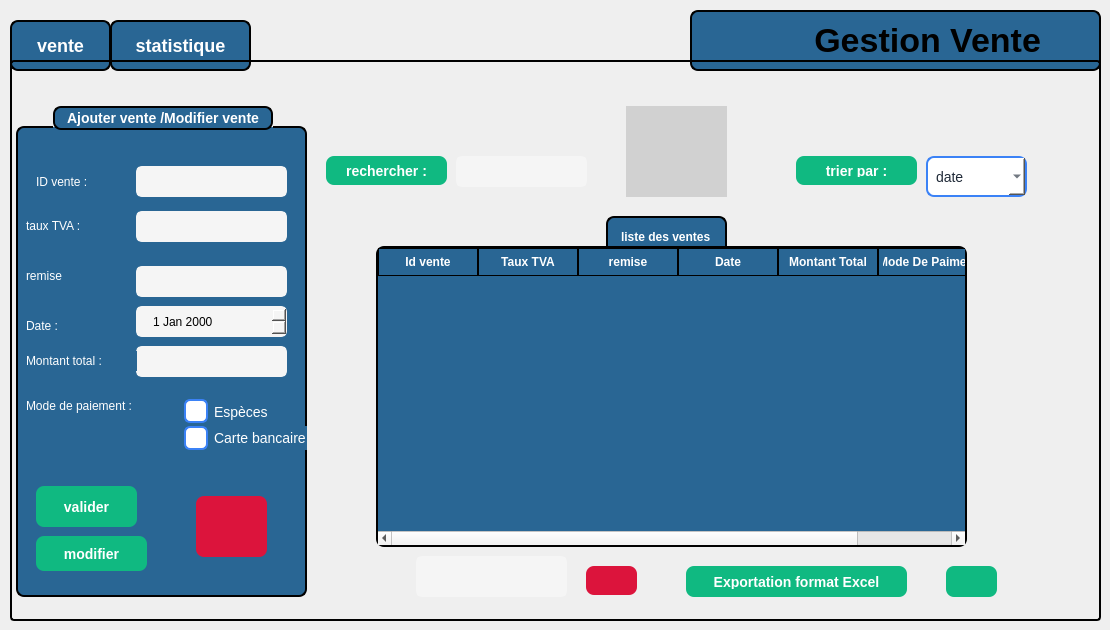
    <widget class="QWidget" name="vente">
     <widget class="QPushButton" name="btnpage2vente">
      <property name="geometry">
       <rect>
        <x>110</x>
        <y>20</y>
        <width>141</width>
        <height>51</height>
       </rect>
      </property>
      <property name="styleSheet">
       <string notr="true">QPushButton {
    border: 2px solid black;
    border-radius: 8px;
    font-weight: bold;
    font-size: 18px;              /* texte plus grand */
    background-color: rgb(41, 102, 148); /* bleu normal */
    color: white;
    padding: 8px 16px;
}

/* Quand la souris passe dessus */
QPushButton:hover {
    background-color: rgb(61, 122, 168); /* bleu plus clair */
}

/* Quand on clique dessus */
QPushButton:pressed {
    background-color: rgb(81, 142, 188); /* encore plus clair */
}

/* Bouton actif (par ex. quand on est sur la page 1) */
QPushButton[active=&quot;true&quot;] {
    background-color: #10b981;  /* vert quand actif */
    color: white;
}
</string>
      </property>
      <property name="text">
       <string>statistique</string>
      </property>
     </widget>
     <widget class="QStackedWidget" name="stackedWidgetvente">
      <property name="geometry">
       <rect>
        <x>10</x>
        <y>60</y>
        <width>1091</width>
        <height>561</height>
       </rect>
      </property>
      <property name="styleSheet">
       <string notr="true">QStackedWidget {
  border: 2px solid black;
  border-radius: 4px;
  padding: 4px;
}</string>
      </property>
      <property name="currentIndex">
       <number>1</number>
      </property>
      <widget class="QWidget" name="page_16">
       <widget class="QPushButton" name="pushButton_32">
        <property name="geometry">
         <rect>
          <x>770</x>
          <y>500</y>
          <width>151</width>
          <height>51</height>
         </rect>
        </property>
        <property name="styleSheet">
         <string notr="true">QPushButton {
    border: 2px solid black;
    border-radius: 8px;
    font-weight: bold;
    font-size: 18px;              /* texte plus grand */
    background-color: rgb(41, 102, 148); /* bleu normal */
    color: white;
    padding: 8px 16px;
}

/* Quand la souris passe dessus */
QPushButton:hover {
    background-color: rgb(61, 122, 168); /* bleu plus clair */
}

/* Quand on clique dessus */
QPushButton:pressed {
    background-color: rgb(81, 142, 188); /* encore plus clair */
}

/* Bouton actif (par ex. quand on est sur la page 1) */
QPushButton[active=&quot;true&quot;] {
    background-color: #10b981;  /* vert quand actif */
    color: white;
}</string>
        </property>
        <property name="text">
         <string>stat</string>
        </property>
       </widget>
      </widget>
      <widget class="QWidget" name="page_1">
       <widget class="QGroupBox" name="groupBox_12">
        <property name="geometry">
         <rect>
          <x>0</x>
          <y>40</y>
          <width>291</width>
          <height>491</height>
         </rect>
        </property>
        <property name="styleSheet">
         <string notr="true">
QGroupBox {
    background-color: rgb(41, 102, 148);   /* blue background */
    border: 2px solid black;               /* black border, 2px wide */
    border-radius: 8px;                    /* rounded corners */
    margin-top: 20px;                      /* space for the title */
    color: white;                          /* title text color */
    font-weight: bold;
    font-size: 14px;
}

QGroupBox::title {
 border: 2px solid black;               /* black border, 2px wide */
    border-radius: 8px;     
background-color: rgb(41, 102, 148);
    subcontrol-origin: margin;
    subcontrol-position: top center;       /* title centered */
    padding: 2px 10px;
}</string>
        </property>
        <property name="title">
         <string>Ajouter vente /Modifier vente</string>
        </property>
        <widget class="QLabel" name="label_101">
         <property name="geometry">
          <rect>
           <x>20</x>
           <y>60</y>
           <width>63</width>
           <height>31</height>
          </rect>
         </property>
         <property name="styleSheet">
          <string notr="true">background-color:rgb(41, 102, 148);
color: rgb(255, 255, 255)</string>
         </property>
         <property name="text">
          <string>ID vente :</string>
         </property>
        </widget>
        <widget class="QLineEdit" name="lineEdit_45">
         <property name="geometry">
          <rect>
           <x>120</x>
           <y>60</y>
           <width>151</width>
           <height>31</height>
          </rect>
         </property>
         <property name="styleSheet">
          <string notr="true">QLineEdit {
    width: 150px;
    height: 150px;
    border: 3px solid rgb(245,245,245);
    border-radius: 6px;
    padding: 6px 12px;
    color: rgb(0,0,0);
    background-color: rgb(245,245,245); 
}</string>
         </property>
         <property name="text">
          <string/>
         </property>
        </widget>
        <widget class="QLineEdit" name="lineEdit_46">
         <property name="geometry">
          <rect>
           <x>120</x>
           <y>105</y>
           <width>151</width>
           <height>31</height>
          </rect>
         </property>
         <property name="styleSheet">
          <string notr="true">QLineEdit {
    width: 150px;
    height: 150px;
    border: 3px solid rgb(245,245,245);
    border-radius: 6px;
    padding: 6px 12px;
    color: rgb(0,0,0);
    background-color: rgb(245,245,245); 
}</string>
         </property>
         <property name="text">
          <string/>
         </property>
        </widget>
        <widget class="QLineEdit" name="lineEdit_47">
         <property name="geometry">
          <rect>
           <x>120</x>
           <y>160</y>
           <width>151</width>
           <height>31</height>
          </rect>
         </property>
         <property name="styleSheet">
          <string notr="true">QLineEdit {
    width: 150px;
    height: 150px;
    border: 3px solid rgb(245,245,245);
    border-radius: 6px;
    padding: 6px 12px;
    color: rgb(0,0,0);
    background-color: rgb(245,245,245); 
}</string>
         </property>
         <property name="text">
          <string/>
         </property>
        </widget>
        <widget class="QLineEdit" name="lineEdit_49">
         <property name="geometry">
          <rect>
           <x>120</x>
           <y>240</y>
           <width>151</width>
           <height>31</height>
          </rect>
         </property>
         <property name="styleSheet">
          <string notr="true">QLineEdit {
    width: 150px;
    height: 150px;
    border: 3px solid rgb(245,245,245);
    border-radius: 6px;
    padding: 6px 12px;
    color: rgb(0,0,0);
    background-color: rgb(245,245,245); 
}</string>
         </property>
         <property name="text">
          <string/>
         </property>
        </widget>
        <widget class="QLabel" name="label_102">
         <property name="geometry">
          <rect>
           <x>10</x>
           <y>110</y>
           <width>121</width>
           <height>20</height>
          </rect>
         </property>
         <property name="styleSheet">
          <string notr="true">background-color:rgb(41, 102, 148);
color: rgb(255, 255, 255)</string>
         </property>
         <property name="text">
          <string>taux TVA :</string>
         </property>
        </widget>
        <widget class="QLabel" name="label_103">
         <property name="geometry">
          <rect>
           <x>10</x>
           <y>160</y>
           <width>63</width>
           <height>20</height>
          </rect>
         </property>
         <property name="styleSheet">
          <string notr="true">background-color:rgb(41, 102, 148);
color: rgb(255, 255, 255)</string>
         </property>
         <property name="text">
          <string>remise</string>
         </property>
        </widget>
        <widget class="QLabel" name="label_104">
         <property name="geometry">
          <rect>
           <x>10</x>
           <y>210</y>
           <width>63</width>
           <height>20</height>
          </rect>
         </property>
         <property name="styleSheet">
          <string notr="true">background-color:rgb(41, 102, 148);
color: rgb(255, 255, 255)</string>
         </property>
         <property name="text">
          <string>Date :</string>
         </property>
        </widget>
        <widget class="QDateEdit" name="dateEdit_3">
         <property name="geometry">
          <rect>
           <x>120</x>
           <y>200</y>
           <width>151</width>
           <height>31</height>
          </rect>
         </property>
         <property name="styleSheet">
          <string notr="true">QDateEdit {
    border: 3px solid rgb(245,245,245);
    border-radius: 6px;
    padding: 6px 12px;
    color: rgb(0,0,0);
    background-color: rgb(245,245,245); 
}</string>
         </property>
        </widget>
        <widget class="QLabel" name="label_106">
         <property name="geometry">
          <rect>
           <x>10</x>
           <y>320</y>
           <width>111</width>
           <height>20</height>
          </rect>
         </property>
         <property name="styleSheet">
          <string notr="true">background-color:rgb(41, 102, 148);
color: rgb(255, 255, 255)</string>
         </property>
         <property name="text">
          <string/>
         </property>
        </widget>
        <widget class="QLabel" name="label_107">
         <property name="geometry">
          <rect>
           <x>10</x>
           <y>245</y>
           <width>111</width>
           <height>20</height>
          </rect>
         </property>
         <property name="styleSheet">
          <string notr="true">background-color:rgb(41, 102, 148);
color: rgb(255, 255, 255)</string>
         </property>
         <property name="text">
          <string>Montant total :</string>
         </property>
        </widget>
        <widget class="QLabel" name="label_108">
         <property name="geometry">
          <rect>
           <x>10</x>
           <y>290</y>
           <width>141</width>
           <height>20</height>
          </rect>
         </property>
         <property name="styleSheet">
          <string notr="true">background-color:rgb(41, 102, 148);
color: rgb(255, 255, 255)</string>
         </property>
         <property name="text">
          <string>Mode de paiement :</string>
         </property>
        </widget>
        <widget class="QRadioButton" name="radioButton_5">
         <property name="geometry">
          <rect>
           <x>160</x>
           <y>290</y>
           <width>110</width>
           <height>31</height>
          </rect>
         </property>
         <property name="styleSheet">
          <string notr="true">QRadioButton {
    color: white;
    font-size: 14px;
    padding-left: 8px;
background-color: rgb(41, 102, 148);
}

QRadioButton::indicator {
    width: 20px;
    height: 20px;
    border: 2px solid #3b82f6;
    border-radius: 6px;      /* rounded corners */
    background-color: white;  /* unchecked background */
}

QRadioButton::indicator:checked {
    background-color: #FFD700;  /* blue fill when checked */
}</string>
         </property>
         <property name="text">
          <string>Espèces</string>
         </property>
        </widget>
        <widget class="QRadioButton" name="radioButton_6">
         <property name="geometry">
          <rect>
           <x>160</x>
           <y>320</y>
           <width>161</width>
           <height>24</height>
          </rect>
         </property>
         <property name="styleSheet">
          <string notr="true">QRadioButton {
    color: white;
    font-size: 14px;
    padding-left: 8px;
background-color: rgb(41, 102, 148);
}

QRadioButton::indicator {
    width: 20px;
    height: 20px;
    border: 2px solid #3b82f6;
    border-radius: 6px;      /* rounded corners */
    background-color: white;  /* unchecked background */
}

QRadioButton::indicator:checked {
    background-color: #FFD700;  /* blue fill when checked */
}</string>
         </property>
         <property name="text">
          <string>Carte bancaire</string>
         </property>
        </widget>
        <widget class="QPushButton" name="pushButton_33">
         <property name="geometry">
          <rect>
           <x>20</x>
           <y>380</y>
           <width>101</width>
           <height>41</height>
          </rect>
         </property>
         <property name="styleSheet">
          <string notr="true">QPushButton {
    background-color: #10b981;   /* normal state */
    color: white;
    border: none;
    border-radius: 8px;
    padding: 8px 20px;
    font-size: 14px;
    font-weight: bold;
}

QPushButton:hover {
    background-color: #059669;   /* darker on hover */
}</string>
         </property>
         <property name="text">
          <string>valider</string>
         </property>
        </widget>
        <widget class="QPushButton" name="modifier_vente">
         <property name="geometry">
          <rect>
           <x>20</x>
           <y>430</y>
           <width>111</width>
           <height>35</height>
          </rect>
         </property>
         <property name="styleSheet">
          <string notr="true">QPushButton {
    background-color: #10b981;   /* normal state */
    color: white;
    border: none;
    border-radius: 8px;
    padding: 8px 20px;
    font-size: 14px;
    font-weight: bold;
}

QPushButton:hover {
    background-color: #059669;   /* darker on hover */
}</string>
         </property>
         <property name="text">
          <string>modifier</string>
         </property>
        </widget>
        <widget class="QPushButton" name="annulerajout_vente_2">
         <property name="geometry">
          <rect>
           <x>180</x>
           <y>390</y>
           <width>71</width>
           <height>61</height>
          </rect>
         </property>
         <property name="styleSheet">
          <string notr="true">QPushButton {

	background-color: rgb(220, 20, 60);
	
    color: white;
    border: none;
    border-radius: 8px;
    padding: 8px 20px;
    font-size: 14px;
    font-weight: bold;
}

QPushButton:hover {
      /* darker on hover */
	background-color: rgb(140, 0, 0);
}
</string>
         </property>
         <property name="text">
          <string/>
         </property>
         <property name="icon">
          <iconset theme="QIcon::ThemeIcon::EditClear"/>
         </property>
        </widget>
        <zorder>label_102</zorder>
        <zorder>label_101</zorder>
        <zorder>lineEdit_45</zorder>
        <zorder>lineEdit_46</zorder>
        <zorder>lineEdit_47</zorder>
        <zorder>lineEdit_49</zorder>
        <zorder>label_103</zorder>
        <zorder>label_104</zorder>
        <zorder>dateEdit_3</zorder>
        <zorder>label_106</zorder>
        <zorder>label_107</zorder>
        <zorder>label_108</zorder>
        <zorder>radioButton_5</zorder>
        <zorder>radioButton_6</zorder>
        <zorder>pushButton_33</zorder>
        <zorder>modifier_vente</zorder>
        <zorder>annulerajout_vente_2</zorder>
       </widget>
       <widget class="QPushButton" name="pushButton_34">
        <property name="geometry">
         <rect>
          <x>310</x>
          <y>90</y>
          <width>121</width>
          <height>29</height>
         </rect>
        </property>
        <property name="styleSheet">
         <string notr="true">QPushButton {
    background-color: #10b981;   /* normal state */
    color: white;
    border: none;
    border-radius: 8px;
    padding: 8px 20px;
    font-size: 14px;
    font-weight: bold;
}

QPushButton:hover {
    background-color: #059669;   /* darker on hover */
}</string>
        </property>
        <property name="text">
         <string>rechercher :</string>
        </property>
       </widget>
       <widget class="QLineEdit" name="lineEdit_vente">
        <property name="geometry">
         <rect>
          <x>440</x>
          <y>90</y>
          <width>131</width>
          <height>31</height>
         </rect>
        </property>
        <property name="styleSheet">
         <string notr="true">QLineEdit {
    width: 150px;
    height: 150px;
    border: 3px solid rgb(245,245,245);
    border-radius: 6px;
    padding: 6px 12px;
    color: rgb(0,0,0);
    background-color: rgb(245,245,245); 
}</string>
        </property>
       </widget>
       <widget class="QPushButton" name="pushButton_35">
        <property name="geometry">
         <rect>
          <x>780</x>
          <y>90</y>
          <width>121</width>
          <height>29</height>
         </rect>
        </property>
        <property name="styleSheet">
         <string notr="true">QPushButton {
    background-color: #10b981;   /* normal state */
    color: white;
    border: none;
    border-radius: 8px;
    padding: 8px 20px;
    font-size: 14px;
    font-weight: bold;
}

QPushButton:hover {
    background-color: #059669;   /* darker on hover */
}
</string>
        </property>
        <property name="text">
         <string>trier par :</string>
        </property>
       </widget>
       <widget class="QTableWidget" name="tableWidgetvente">
        <property name="geometry">
         <rect>
          <x>360</x>
          <y>180</y>
          <width>591</width>
          <height>301</height>
         </rect>
        </property>
        <property name="styleSheet">
         <string notr="true">QTableWidget {
    background-color: rgb(41, 102, 148);   /* blue background */
    border: 2px solid black;
    border-radius: 8px;
    font-weight: bold;
    font-size: 14px;
    gridline-color: black;                 /* cell grid lines */
    color: white;                          
    selection-background-color: #10b981;
    selection-color: white;
    outline: 0;
}

QTableWidget::item {
    border: 1px solid black;               /* give each cell a border */
    padding: 4px;
}

QHeaderView::section {
    background-color: rgb(41, 102, 148);
    color: white;
    border: 1px solid black;              /* column header border */
    padding: 4px;
    font-weight: bold;
}</string>
        </property>
        <column>
         <property name="text">
          <string>Id vente</string>
         </property>
        </column>
        <column>
         <property name="text">
          <string>Taux TVA</string>
         </property>
        </column>
        <column>
         <property name="text">
          <string>remise</string>
         </property>
        </column>
        <column>
         <property name="text">
          <string>Date</string>
         </property>
        </column>
        <column>
         <property name="text">
          <string>Montant Total</string>
         </property>
        </column>
        <column>
         <property name="text">
          <string>Mode De Paiment</string>
         </property>
        </column>
       </widget>
       <widget class="QPushButton" name="pushButton_36">
        <property name="geometry">
         <rect>
          <x>670</x>
          <y>500</y>
          <width>221</width>
          <height>31</height>
         </rect>
        </property>
        <property name="styleSheet">
         <string notr="true">QPushButton {
    background-color: #10b981;   /* normal state */
    color: white;
    border: none;
    border-radius: 8px;
    padding: 8px 20px;
    font-size: 14px;
    font-weight: bold;
}

QPushButton:hover {
    background-color: #059669;   /* darker on hover */
}</string>
        </property>
        <property name="text">
         <string>Exportation format Excel</string>
        </property>
       </widget>
       <widget class="QLineEdit" name="lineEdit_supprimer_vente">
        <property name="geometry">
         <rect>
          <x>400</x>
          <y>490</y>
          <width>151</width>
          <height>41</height>
         </rect>
        </property>
        <property name="styleSheet">
         <string notr="true">QLineEdit {
    width: 150px;
    height: 150px;
    border: 3px solid rgb(245,245,245);
    border-radius: 6px;
    padding: 6px 12px;
    color: rgb(0,0,0);
    background-color: rgb(245,245,245); 
}</string>
        </property>
        <property name="text">
         <string/>
        </property>
       </widget>
       <widget class="QPushButton" name="pushButton_3">
        <property name="geometry">
         <rect>
          <x>570</x>
          <y>500</y>
          <width>51</width>
          <height>29</height>
         </rect>
        </property>
        <property name="styleSheet">
         <string notr="true">QPushButton {

	background-color: rgb(220, 20, 60);
	
    color: white;
    border: none;
    border-radius: 8px;
    padding: 8px 20px;
    font-size: 14px;
    font-weight: bold;
}

QPushButton:hover {
      /* darker on hover */
	background-color: rgb(140, 0, 0);
}
</string>
        </property>
        <property name="text">
         <string/>
        </property>
        <property name="icon">
         <iconset theme="QIcon::ThemeIcon::EditDelete"/>
        </property>
       </widget>
       <widget class="QLabel" name="label_109">
        <property name="geometry">
         <rect>
          <x>590</x>
          <y>150</y>
          <width>121</width>
          <height>41</height>
         </rect>
        </property>
        <property name="styleSheet">
         <string notr="true">QLabel {
    border: 2px solid black;           /* bordure noire, 2px */
    border-radius: 8px;
    background-color: rgb(41, 102, 148); /* même couleur de fond */
    color: white;                       /* texte blanc */
    font-weight: bold;                  /* texte un peu gras */
    subcontrol-origin: margin;
    subcontrol-position: top center;    /* titre centré */
    padding: 2px 10px;
}</string>
        </property>
        <property name="text">
         <string>liste des ventes</string>
        </property>
       </widget>
       <widget class="QPushButton" name="pushButton_38">
        <property name="geometry">
         <rect>
          <x>930</x>
          <y>500</y>
          <width>51</width>
          <height>31</height>
         </rect>
        </property>
        <property name="styleSheet">
         <string notr="true">QPushButton {
    background-color: #10b981;   /* normal state */
    color: white;
    border: none;
    border-radius: 8px;
    padding: 8px 20px;
    font-size: 14px;
    font-weight: bold;
}
</string>
        </property>
        <property name="text">
         <string/>
        </property>
        <property name="icon">
         <iconset theme="QIcon::ThemeIcon::GoDown"/>
        </property>
       </widget>
       <widget class="QLabel" name="image_4">
        <property name="geometry">
         <rect>
          <x>610</x>
          <y>40</y>
          <width>101</width>
          <height>91</height>
         </rect>
        </property>
        <property name="styleSheet">
         <string notr="true">background-color: rgb(209, 209, 209);
   </string>
        </property>
        <property name="text">
         <string/>
        </property>
        <property name="pixmap">
         <pixmap>../Projet/images/photo.png</pixmap>
        </property>
       </widget>
       <widget class="QComboBox" name="comboBox_10">
        <property name="geometry">
         <rect>
          <x>910</x>
          <y>90</y>
          <width>101</width>
          <height>41</height>
         </rect>
        </property>
        <property name="styleSheet">
         <string notr="true">QComboBox {
    background-color: rgb(255, 255, 255);   /* white background */
    color: #1f2937;                         /* selected text color */
    border: 2px solid #3b82f6;              /* blue border */
    border-radius: 8px;
    font-size: 14px;
    padding: 4px 8px;
}

/* Dropdown list styling */
QComboBox QAbstractItemView {
    background-color: rgb(255, 255, 255);
    color: #1f2937;
    selection-background-color: #3b82f6;
    selection-color: white;
}

/* Make the arrow black */
QComboBox::down-arrow {
    width: 12px;
    height: 12px;
    image: none; 
                      /* remove default image */
	background-color: rgb(0, 170, 255);
    border-left: 6px solid transparent;
    border-right: 6px solid transparent;
    border-top: 6px solid black;       /* black arrow */
}
</string>
        </property>
        <item>
         <property name="text">
          <string>date</string>
         </property>
        </item>
       </widget>
       <zorder>label_109</zorder>
       <zorder>groupBox_12</zorder>
       <zorder>pushButton_34</zorder>
       <zorder>lineEdit_vente</zorder>
       <zorder>pushButton_35</zorder>
       <zorder>tableWidgetvente</zorder>
       <zorder>pushButton_36</zorder>
       <zorder>lineEdit_supprimer_vente</zorder>
       <zorder>pushButton_3</zorder>
       <zorder>pushButton_38</zorder>
       <zorder>image_4</zorder>
       <zorder>comboBox_10</zorder>
      </widget>
     </widget>
     <widget class="QPushButton" name="btnpage1vente">
      <property name="geometry">
       <rect>
        <x>10</x>
        <y>20</y>
        <width>101</width>
        <height>51</height>
       </rect>
      </property>
      <property name="styleSheet">
       <string notr="true">QPushButton {
    border: 2px solid black;
    border-radius: 8px;
    font-weight: bold;
    font-size: 18px;              /* texte plus grand */
    background-color: rgb(41, 102, 148); /* bleu normal */
    color: white;
    padding: 8px 16px;
}

/* Quand la souris passe dessus */
QPushButton:hover {
    background-color: rgb(61, 122, 168); /* bleu plus clair */
}

/* Quand on clique dessus */
QPushButton:pressed {
    background-color: rgb(81, 142, 188); /* encore plus clair */
}

/* Bouton actif (par ex. quand on est sur la page 1) */
QPushButton[active=&quot;true&quot;] {
    background-color: #10b981;  /* vert quand actif */
    color: white;
}
</string>
      </property>
      <property name="text">
       <string>vente</string>
      </property>
     </widget>
     <widget class="QLabel" name="label_110">
      <property name="geometry">
       <rect>
        <x>690</x>
        <y>10</y>
        <width>411</width>
        <height>61</height>
       </rect>
      </property>
      <property name="styleSheet">
       <string notr="true">QLabel{
 border: 2px solid black;   /* blue border */
    border-radius: 8px;
 font-weight: bold;
    font-size: 34px;
background-color: rgb(41, 102, 148);}</string>
      </property>
      <property name="text">
       <string>            Gestion Vente</string>
      </property>
     </widget>
     <zorder>btnpage2vente</zorder>
     <zorder>btnpage1vente</zorder>
     <zorder>label_110</zorder>
     <zorder>stackedWidgetvente</zorder>
    </widget>
